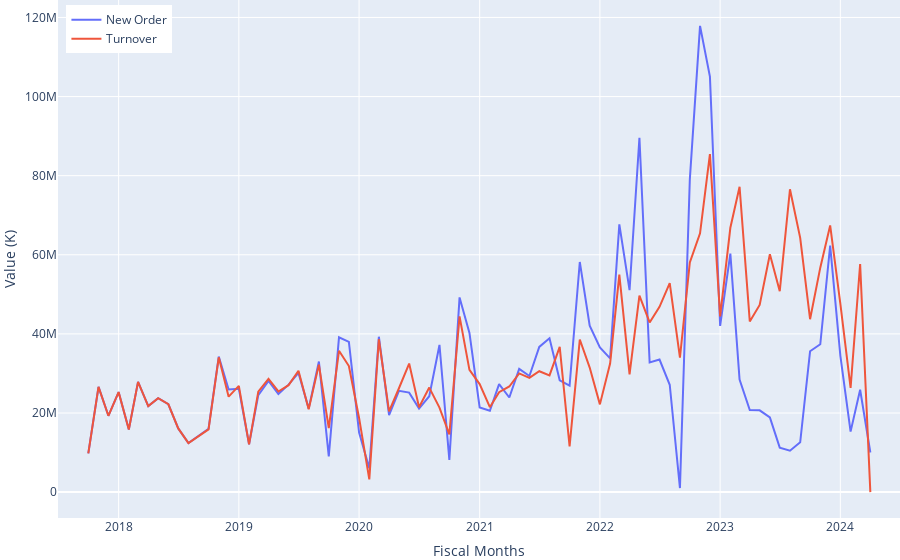

Source (notebook cell):
### Code cell
ts['month'] = ts['PostDate'].dt.strftime('%Y-%m')

order = ts.groupby('month')['OR'].sum()
turnover = ts.groupby('month')['TO'].sum()

plot_order = go.Scatter(x=order.index, y=order, mode='lines', name='New Order')
plot_turnover = go.Scatter(x=turnover.index, y=turnover, mode='lines', name='Turnover')

fig = go.Figure([plot_order, plot_turnover])
fig.update_layout(
    height=680, margin={'t':0, 'b':0, 'l':0, 'r':0},
    xaxis=dict(title="Fiscal Months", dtick='M12', range=['2017-07-01','2024-06-30']),
    yaxis=dict(title="Value (K)"),
    legend=dict(x=0.01, y=0.99)
)
fig.show()
